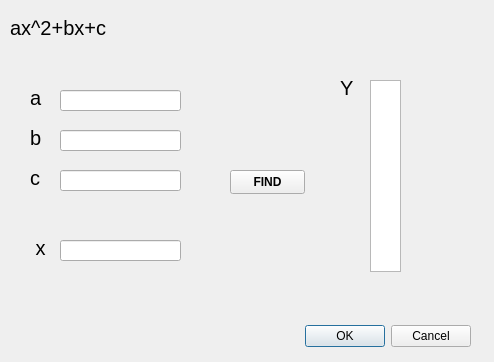
<?xml version="1.0" encoding="UTF-8"?>
<ui version="4.0">
 <class>Ur2</class>
 <widget class="QDialog" name="Ur2">
  <property name="geometry">
   <rect>
    <x>0</x>
    <y>0</y>
    <width>494</width>
    <height>362</height>
   </rect>
  </property>
  <property name="windowTitle">
   <string>Dialog</string>
  </property>
  <widget class="QDialogButtonBox" name="buttonBox">
   <property name="geometry">
    <rect>
     <x>130</x>
     <y>320</y>
     <width>341</width>
     <height>32</height>
    </rect>
   </property>
   <property name="orientation">
    <enum>Qt::Orientation::Horizontal</enum>
   </property>
   <property name="standardButtons">
    <set>QDialogButtonBox::StandardButton::Cancel|QDialogButtonBox::StandardButton::Ok</set>
   </property>
  </widget>
  <widget class="QLineEdit" name="lineEdit">
   <property name="geometry">
    <rect>
     <x>60</x>
     <y>240</y>
     <width>121</width>
     <height>21</height>
    </rect>
   </property>
   <property name="font">
    <font>
     <family>MS Sans Serif</family>
    </font>
   </property>
  </widget>
  <widget class="QLabel" name="label">
   <property name="geometry">
    <rect>
     <x>30</x>
     <y>240</y>
     <width>21</width>
     <height>16</height>
    </rect>
   </property>
   <property name="font">
    <font>
     <family>MS Sans Serif</family>
     <pointsize>15</pointsize>
     <bold>false</bold>
    </font>
   </property>
   <property name="text">
    <string> x</string>
   </property>
  </widget>
  <widget class="QLabel" name="label_2">
   <property name="geometry">
    <rect>
     <x>340</x>
     <y>80</y>
     <width>21</width>
     <height>16</height>
    </rect>
   </property>
   <property name="font">
    <font>
     <family>MS Sans Serif</family>
     <pointsize>15</pointsize>
     <bold>false</bold>
    </font>
   </property>
   <property name="text">
    <string>Y</string>
   </property>
  </widget>
  <widget class="QPushButton" name="pushButton">
   <property name="geometry">
    <rect>
     <x>230</x>
     <y>170</y>
     <width>75</width>
     <height>24</height>
    </rect>
   </property>
   <property name="font">
    <font>
     <family>MS Sans Serif</family>
     <bold>true</bold>
    </font>
   </property>
   <property name="text">
    <string>FIND</string>
   </property>
  </widget>
  <widget class="QLabel" name="label_3">
   <property name="geometry">
    <rect>
     <x>10</x>
     <y>20</y>
     <width>111</width>
     <height>16</height>
    </rect>
   </property>
   <property name="font">
    <font>
     <family>MS Sans Serif</family>
     <pointsize>15</pointsize>
     <bold>false</bold>
    </font>
   </property>
   <property name="text">
    <string>ax^2+bx+c</string>
   </property>
  </widget>
  <widget class="QLineEdit" name="lineEdit_3">
   <property name="geometry">
    <rect>
     <x>60</x>
     <y>130</y>
     <width>121</width>
     <height>21</height>
    </rect>
   </property>
   <property name="font">
    <font>
     <family>MS Sans Serif</family>
    </font>
   </property>
  </widget>
  <widget class="QLineEdit" name="lineEdit_4">
   <property name="geometry">
    <rect>
     <x>60</x>
     <y>170</y>
     <width>121</width>
     <height>21</height>
    </rect>
   </property>
   <property name="font">
    <font>
     <family>MS Sans Serif</family>
    </font>
   </property>
  </widget>
  <widget class="QLineEdit" name="lineEdit_5">
   <property name="geometry">
    <rect>
     <x>60</x>
     <y>90</y>
     <width>121</width>
     <height>21</height>
    </rect>
   </property>
   <property name="font">
    <font>
     <family>MS Sans Serif</family>
    </font>
   </property>
  </widget>
  <widget class="QLabel" name="label_4">
   <property name="geometry">
    <rect>
     <x>30</x>
     <y>170</y>
     <width>21</width>
     <height>16</height>
    </rect>
   </property>
   <property name="font">
    <font>
     <family>MS Sans Serif</family>
     <pointsize>15</pointsize>
     <bold>false</bold>
    </font>
   </property>
   <property name="text">
    <string>c</string>
   </property>
  </widget>
  <widget class="QLabel" name="label_5">
   <property name="geometry">
    <rect>
     <x>30</x>
     <y>130</y>
     <width>21</width>
     <height>16</height>
    </rect>
   </property>
   <property name="font">
    <font>
     <family>MS Sans Serif</family>
     <pointsize>15</pointsize>
     <bold>false</bold>
    </font>
   </property>
   <property name="text">
    <string>b</string>
   </property>
  </widget>
  <widget class="QLabel" name="label_6">
   <property name="geometry">
    <rect>
     <x>30</x>
     <y>90</y>
     <width>21</width>
     <height>16</height>
    </rect>
   </property>
   <property name="font">
    <font>
     <family>MS Sans Serif</family>
     <pointsize>15</pointsize>
     <bold>false</bold>
    </font>
   </property>
   <property name="text">
    <string>a</string>
   </property>
  </widget>
  <widget class="QListView" name="listView">
   <property name="geometry">
    <rect>
     <x>370</x>
     <y>80</y>
     <width>31</width>
     <height>192</height>
    </rect>
   </property>
  </widget>
 </widget>
 <resources/>
 <connections>
  <connection>
   <sender>buttonBox</sender>
   <signal>accepted()</signal>
   <receiver>Ur2</receiver>
   <slot>accept()</slot>
   <hints>
    <hint type="sourcelabel">
     <x>248</x>
     <y>254</y>
    </hint>
    <hint type="destinationlabel">
     <x>157</x>
     <y>274</y>
    </hint>
   </hints>
  </connection>
  <connection>
   <sender>buttonBox</sender>
   <signal>rejected()</signal>
   <receiver>Ur2</receiver>
   <slot>reject()</slot>
   <hints>
    <hint type="sourcelabel">
     <x>316</x>
     <y>260</y>
    </hint>
    <hint type="destinationlabel">
     <x>286</x>
     <y>274</y>
    </hint>
   </hints>
  </connection>
 </connections>
</ui>
